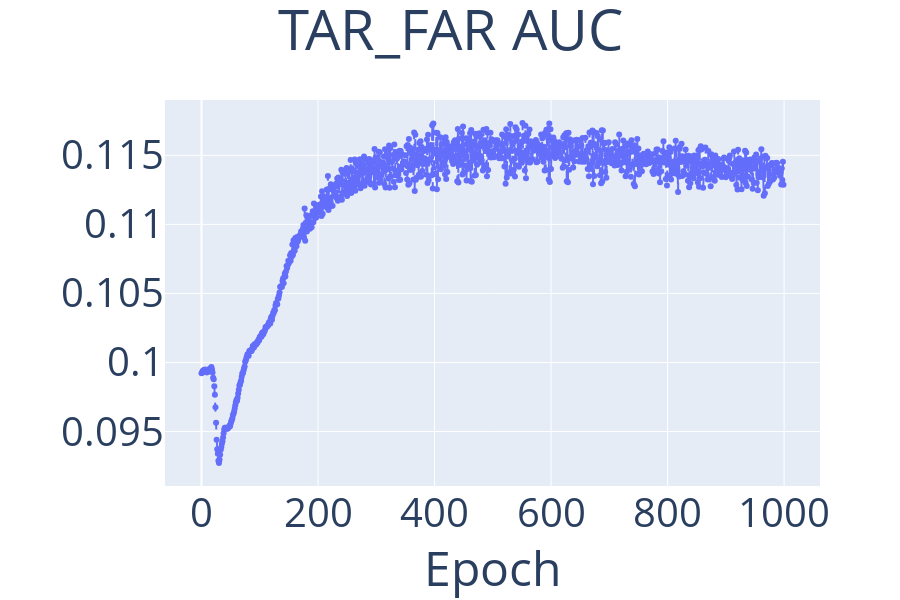
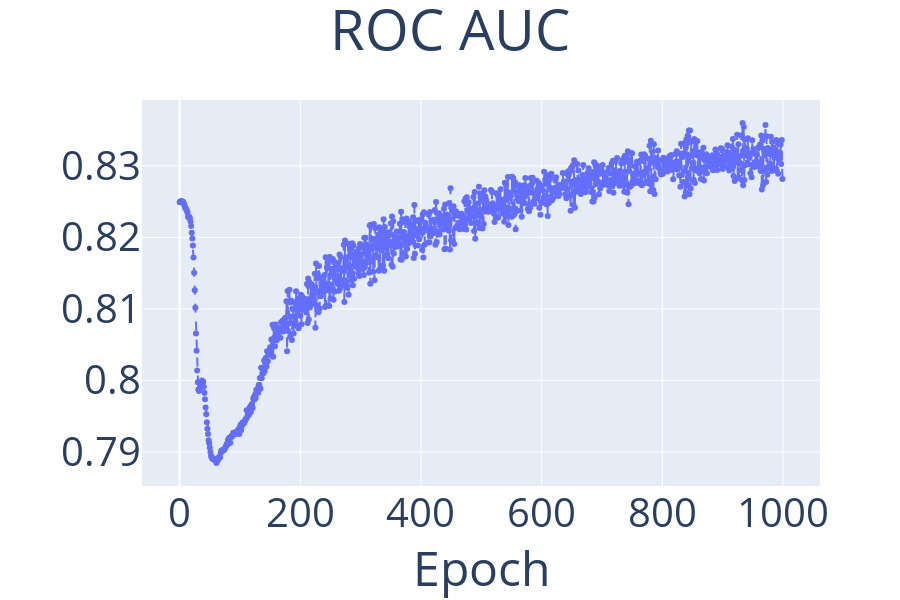
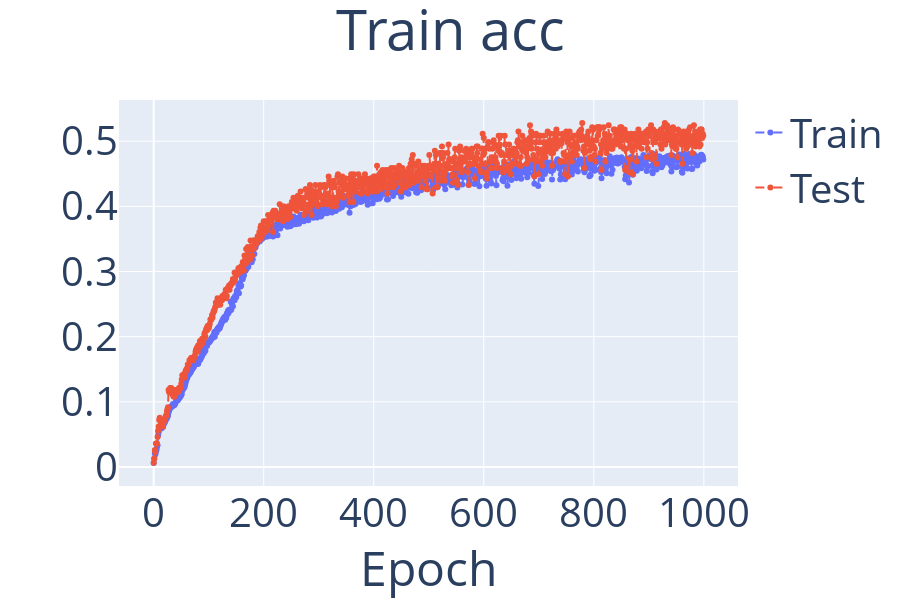
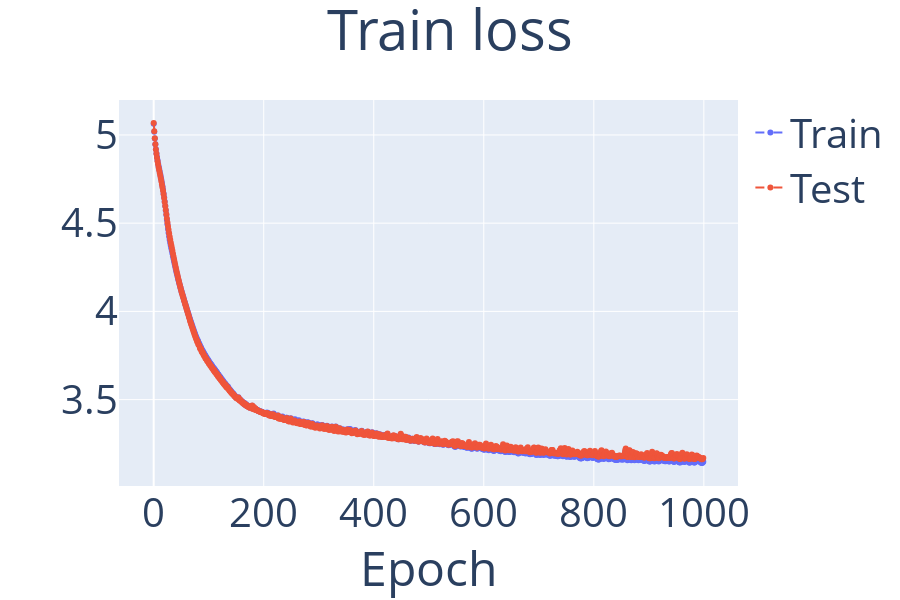

Source (notebook cell) for these figures, in order:
### Code cell
gnn_model.plot_interactive([metrics], legend=['Train', 'Test'], title='TAR_FAR AUC', metric_name='tar_auc', start_from=0, output_fn=None, to_show=True)
gnn_model.plot_interactive([metrics], legend=['Train', 'Test'], title='ROC AUC', metric_name='auc', start_from=0, output_fn=None, to_show=True)
gnn_model.plot_interactive([metrics], legend=['Train', 'Test'], title='Train acc', metric_name='acc', start_from=0, output_fn=None, to_show=True)
gnn_model.plot_interactive([metrics], legend=['Train', 'Test'], title='Train loss', metric_name='loss', start_from=0, output_fn=None, to_show=True)

### Figure 1 — Plotly figure (JSON) as saved in the notebook; plotly's stock layout.template omitted (floating-point values rounded to 4 significant figures; data arrays with more than 128 entries replaced by an {"elided": "..."} marker saying what was removed)
{"data": [{"line": {"dash": "dash"}, "mode": "lines+markers", "name": "Train", "type": "scatter", "x": {"elided": "1000 int values"}, "y": {"elided": "1000 float values"}}], "layout": {"font": {"size": 40}, "height": 600, "title": {"text": "TAR_FAR AUC", "x": 0.5}, "xaxis": {"title": {"text": "Epoch"}}, "yaxis": {"title": {"text": ""}}}}

### Figure 2 — Plotly figure (JSON) as saved in the notebook; plotly's stock layout.template omitted (floating-point values rounded to 4 significant figures; data arrays with more than 128 entries replaced by an {"elided": "..."} marker saying what was removed)
{"data": [{"line": {"dash": "dash"}, "mode": "lines+markers", "name": "Train", "type": "scatter", "x": {"elided": "1000 int values"}, "y": {"elided": "1000 float values"}}], "layout": {"font": {"size": 40}, "height": 600, "title": {"text": "ROC AUC", "x": 0.5}, "xaxis": {"title": {"text": "Epoch"}}, "yaxis": {"title": {"text": ""}}}}

### Figure 3 — Plotly figure (JSON) as saved in the notebook; plotly's stock layout.template omitted (floating-point values rounded to 4 significant figures; data arrays with more than 128 entries replaced by an {"elided": "..."} marker saying what was removed)
{"data": [{"line": {"dash": "dash"}, "mode": "lines+markers", "name": "Train", "type": "scatter", "x": {"elided": "1000 int values"}, "y": {"elided": "1000 float values"}}, {"line": {"dash": "dash"}, "mode": "lines+markers", "name": "Test", "type": "scatter", "x": {"elided": "1000 int values"}, "y": {"elided": "1000 float values"}}], "layout": {"font": {"size": 40}, "height": 600, "title": {"text": "Train acc", "x": 0.5}, "xaxis": {"title": {"text": "Epoch"}}, "yaxis": {"title": {"text": ""}}}}

### Figure 4 — Plotly figure (JSON) as saved in the notebook; plotly's stock layout.template omitted (floating-point values rounded to 4 significant figures; data arrays with more than 128 entries replaced by an {"elided": "..."} marker saying what was removed)
{"data": [{"line": {"dash": "dash"}, "mode": "lines+markers", "name": "Train", "type": "scatter", "x": {"elided": "1000 int values"}, "y": {"elided": "1000 float values"}}, {"line": {"dash": "dash"}, "mode": "lines+markers", "name": "Test", "type": "scatter", "x": {"elided": "1000 int values"}, "y": {"elided": "1000 float values"}}], "layout": {"font": {"size": 40}, "height": 600, "title": {"text": "Train loss", "x": 0.5}, "xaxis": {"title": {"text": "Epoch"}}, "yaxis": {"title": {"text": ""}}}}
